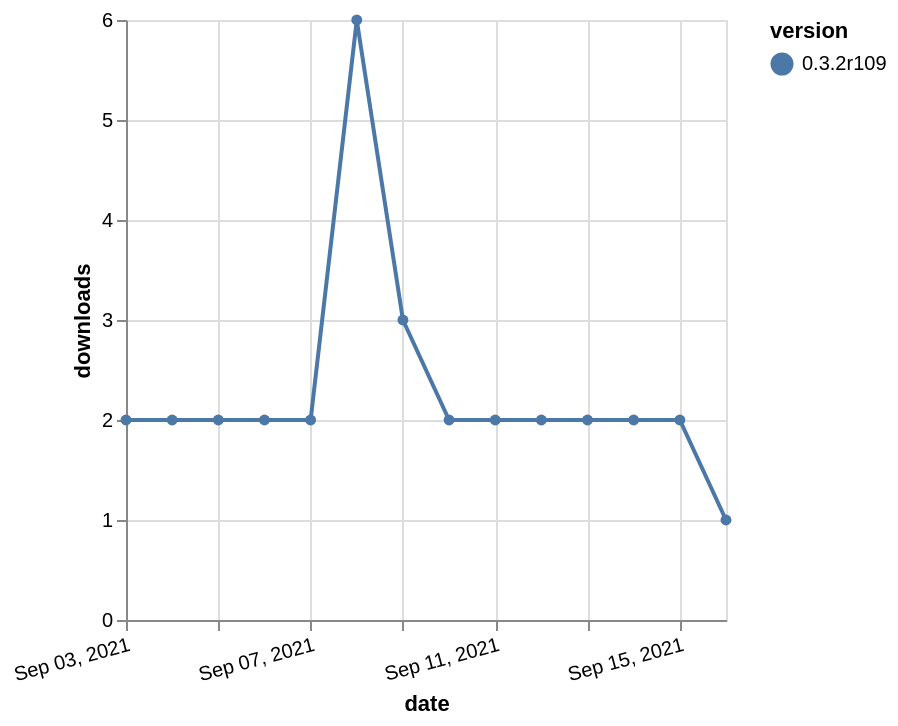

Write the Vega-Lite specification saved for this chart.
### Vega-Lite specification from a JSON file in a GitHub repository (floating-point values rounded to 4 significant figures)
{"$schema": "https://vega.github.io/schema/vega-lite/v5.json", "description": "A simple bar chart with embedded data.", "data": {"values": [{"date": "2021-09-03", "total": 1969, "delta": 2, "version": "0.3.2r109"}, {"date": "2021-09-04", "total": 1971, "delta": 2, "version": "0.3.2r109"}, {"date": "2021-09-05", "total": 1973, "delta": 2, "version": "0.3.2r109"}, {"date": "2021-09-06", "total": 1975, "delta": 2, "version": "0.3.2r109"}, {"date": "2021-09-07", "total": 1977, "delta": 2, "version": "0.3.2r109"}, {"date": "2021-09-08", "total": 1983, "delta": 6, "version": "0.3.2r109"}, {"date": "2021-09-09", "total": 1986, "delta": 3, "version": "0.3.2r109"}, {"date": "2021-09-10", "total": 1988, "delta": 2, "version": "0.3.2r109"}, {"date": "2021-09-11", "total": 1990, "delta": 2, "version": "0.3.2r109"}, {"date": "2021-09-12", "total": 1992, "delta": 2, "version": "0.3.2r109"}, {"date": "2021-09-13", "total": 1994, "delta": 2, "version": "0.3.2r109"}, {"date": "2021-09-14", "total": 1996, "delta": 2, "version": "0.3.2r109"}, {"date": "2021-09-15", "total": 1998, "delta": 2, "version": "0.3.2r109"}, {"date": "2021-09-16", "total": 1999, "delta": 1, "version": "0.3.2r109"}]}, "width": "container", "mark": {"type": "line", "point": {"filled": true}}, "encoding": {"x": {"field": "date", "type": "temporal", "timeUnit": "yearmonthdate", "title": "date", "axis": {"labelAngle": -15}}, "y": {"field": "delta", "type": "quantitative", "title": "downloads"}, "color": {"field": "version", "type": "nominal"}, "tooltip": {"field": "delta"}}}
